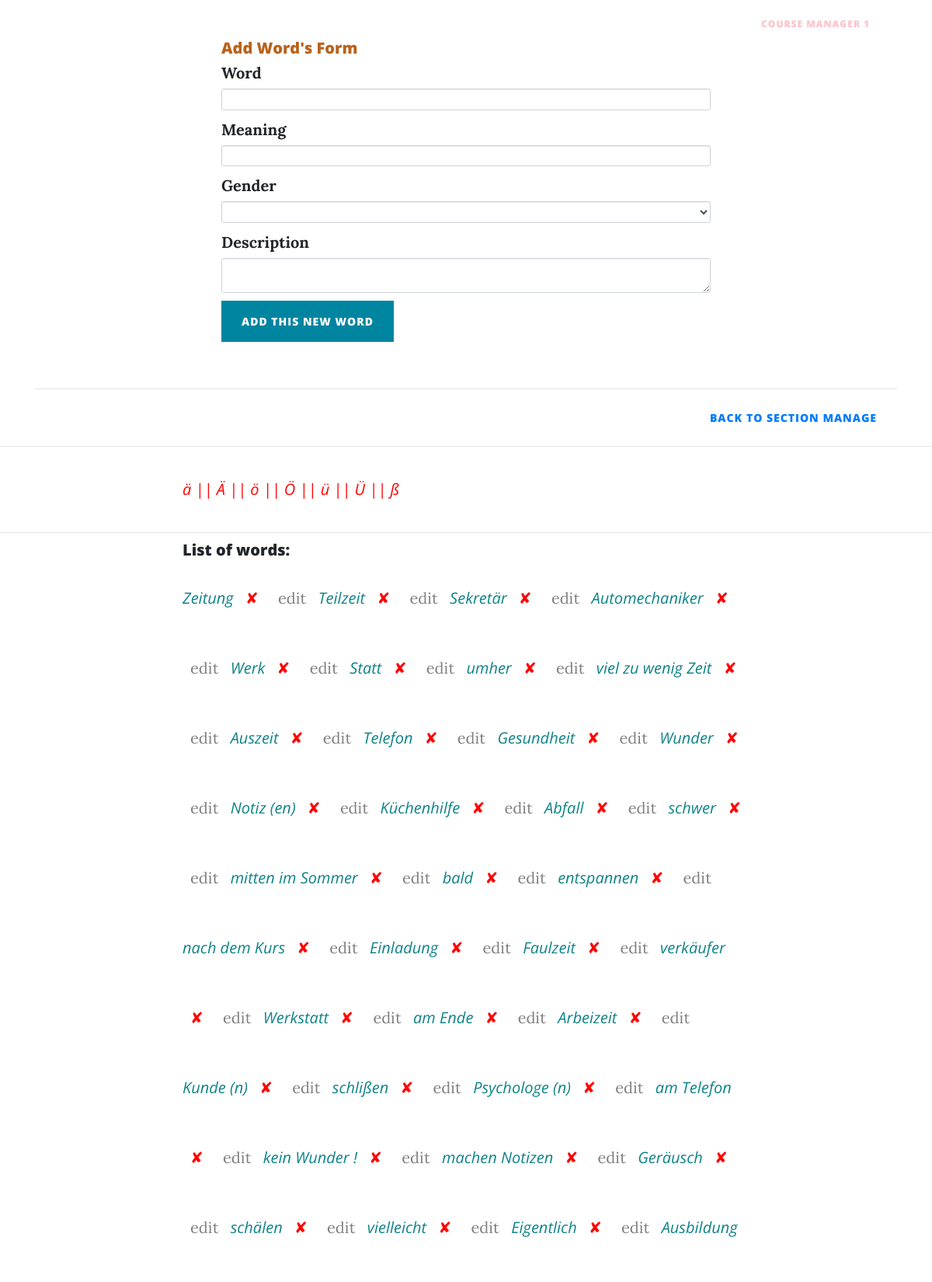
Page /word_manage/section/27 (signed in, upper part) on the committed database.
### main.py (models this page shows)
class User(UserMixin, db.Model):
    __tablename__ = "user_table"
    id = db.Column(db.Integer, primary_key=True)
    name = db.Column(db.String(150), nullable=False)
    email = db.Column(db.String(250), unique=True, nullable=False)
    study_course = db.Column(db.String(150), nullable=True)
    password = db.Column(db.String(250), nullable=False)
    img = db.Column(db.String(250), nullable=True)
    date_of_register = db.Column(db.String(150), nullable=False)
    has_courses = relationship("Course", back_populates="belong_to_user")
    extra = db.Column(db.String(150), nullable=True)

class Word(db.Model):
    __tablename__ = "word_table"
    id = db.Column(db.Integer, primary_key=True)
    name = db.Column(db.String(150), nullable=False)
    meaning = db.Column(db.String(200), nullable=False)
    gender = db.Column(db.String(20), nullable=True)
    description = db.Column(db.String(500), nullable=True)
    img = db.Column(db.String(250), nullable=True)
    belong_to_section = relationship("Section", back_populates="has_word")
    belong_to_section_id = db.Column(db.Integer, db.ForeignKey('section_table.id'))
    extra = db.Column(db.String(150), nullable=True)

### main.py (the view, shortened to what this page needs)
@app.route('/word_manage/section/<section_id>', methods=['POST', 'GET'])
@course_manager_only
def word_manage(section_id):
    word_form = WordForm()
    user_name = ''
    section = Section.query.filter_by(id=int(section_id)).first()
    word_list2 = []
    for words in section.has_word:
        word_list2.append(words)
    section_name = section.name
    if current_user.is_authenticated:
        user_name = current_user.name
    return render_template("word_manage.html", user_name=user_name, logged_in=current_user.is_authenticated,
                           form=word_form, section_name=section_name, word_list=word_list2, section_id=section_id)

### forms.py
class WordForm(FlaskForm):
    name = StringField("Word", validators=[DataRequired()])
    meaning = StringField("Meaning", validators=[DataRequired()])
    gender = SelectField("Gender", choices=['', 'der', 'die', 'das'])
    description = CKEditorField("Description")
    submit = SubmitField("Add This New Word")

### main.py (called while the page is built)
@login_manager.user_loader
def load_user(user_id):
    return User.query.get(int(user_id))

def course_manager_only(f):
    @wraps(f)
    def decorated_function2(*args, **kwargs):
        if current_user.is_authenticated:
            if current_user.has_courses:
                return f(*args, **kwargs)
        return abort(403)
    return decorated_function2

### templates/word_manage.html (shortened to what this page needs)
{% extends 'bootstrap/base.html' %}
{% import "bootstrap/wtf.html" as wtf %}
{% block content %}
{% include "header.html" %}
  <div class="container">
    <div class="row">
      <div class="col-lg-8 col-md-10 mx-auto content">
          <div style="padding:50px">
          <h2 style="color:#B8621B">Add Word's Form</h2>
        {{ wtf.quick_form(form, novalidate=True, button_map={"submit": "primary"}) }}
          </div>
      </div>
    </div>
         <hr>
        <div class="clearfix">
          <a class="btn btn-link float-right" href="{{url_for('section_manage')}}">Back to Section Manage</a>
        </div>
  </div>
    <hr>
    <div>
      <div class="container">
        <div class="row">
            <div class="col-lg-8 col-md-10 mx-auto content">
                 <p>ä || Ä || ö || Ö || ü || Ü || ß </p>
            </div>
        </div>
      </div>
    </div>
   <hr>
  <div class="container">
    <div class="row">
      <div class="col-lg-8 col-md-10 mx-auto content">
          <h2>List of words:</h2>
        {% for word in word_list %}
        <p style="color:#0E8388; display: inline-block"> {{word.name}}</p>
        <a class="nav-link" style="color:red; display: inline-block" href="{{ url_for('delete_word',
        section_id=section_id, word_id=word.id) }}">✘</a>
          <a class="nav-link" style="color:gray; display: inline-block" href="{{ url_for('edit_word',
        section_id=section_id, word_id=word.id) }}">edit</a>
        {% endfor %}
      </div>
    </div>
  </div>
{% include "footer.html" %}
{% endblock %}

### templates/header.html (shortened to what this page needs)
<!DOCTYPE html>
<html lang="en">
<head>
  <link href="{{ url_for('static', filename='vendor/bootstrap/css/bootstrap.min.css') }}" rel="stylesheet">
  <link href="{{ url_for('static', filename='vendor/fontawesome-free/css/all.min.css')}}" rel="stylesheet" type="text/css">
  <link href="{{ url_for('static', filename='css/clean-blog.min.css')}}" rel="stylesheet">
</head>
<body>
  <nav class="navbar navbar-expand-lg navbar-light fixed-top" id="mainNav">
    <div class="container">
      <a class="navbar-brand" href="{{url_for('index')}}">Amir's Website</a>
      <div class="collapse navbar-collapse" id="navbarResponsive">
        <ul class="navbar-nav ml-auto">
          <li class="nav-item">
            <a class="nav-link" href="{{ url_for('index') }}">Home</a>
          </li>
        {% if not logged_in: %}
          <li class="nav-item">
            <a class="nav-link" href="{{ url_for('login') }}">Login</a>
          </li>
          <li class="nav-item">
            <a class="nav-link" href="{{ url_for('register') }}">Register</a>
          </li>
        {% else: %}
          <li class="nav-item">
            <a class="nav-link" href="{{ url_for('logout') }}">Log Out</a>
          </li>
        {% endif %}
        {% if True: %}
          <li class="nav-item">
            <a class="nav-link"></a>
          </li>
        {% endif %}
          {% if user_name %}
          <li class="nav-item">
            <a class="nav-link" href="{{ url_for('profile') }}" style="color:pink">{{user_name}}</a>
          </li>
          {% endif %}
        </ul>
      </div>
    </div>
  </nav>

### rows in the picture
User: name "COURSE MANAGER 1"
Word: name "Zeitung"
Word: name "Teilzeit"
Word: name "Sekretär"
Word: name "Automechaniker"
Word: name "Werk"
Word: name "Statt"
Word: name "umher"
Word: name "viel zu wenig Zeit"
Word: name "Auszeit"
Word: name "Telefon"
Word: name "Gesundheit"
Word: name "Wunder"
Word: name "Notiz (en)"
Word: name "Küchenhilfe"
Word: name "Abfall"
Word: name "schwer"
Word: name "mitten im Sommer"
Word: name "bald"
Word: name "entspannen"
Word: name "nach dem Kurs"
Word: name "Einladung"
Word: name "Faulzeit"
Word: name "verkäufer"
Word: name "Werkstatt"
Word: name "am Ende"
Word: name "Arbeizeit"
Word: name "Kunde (n)"
Word: name "schlißen"
Word: name "Psychologe (n)"
Word: name "am Telefon"
Word: name "kein Wunder !"
Word: name "machen Notizen"
Word: name "Geräusch"
Word: name "schälen"
Word: name "vielleicht"
Word: name "Eigentlich"
Word: name "Ausbildung"
